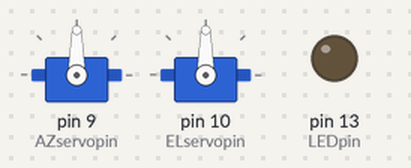
The sketch below on a simulated Arduino Uno, built with avr-gcc and run on an emulated ATmega328P. On the bench: 2 × servo, output pins drawn as LEDs (lit = HIGH). What the sketch prints to the serial monitor is not drawn.

Above: at 0.1 s.
At 1.6 s:
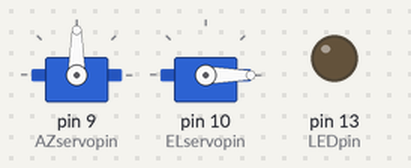
Timing chart, 0 to 3.1 s (numbered marks = the images above):
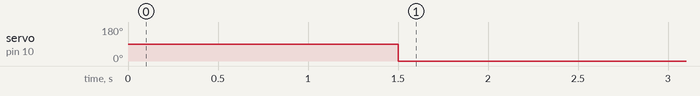

The sketch:

tracker.ino
```cpp
// Program to drive two RC servomotors to point an antenna to
// a requested azimuth/elevation position.

// By Andrew Errington ZL3AME
// December 2012

// This software was originally written to work in conjunction
// with 'predict' by KD2BD to track satellites.  'predict' sends
// AZ/EL position requests in a string via a serial port.  The
// string format is "AZnnn.n ELnn.n"

// AZ is 0-359 degrees.  0 is true North
// EL is 0-90 degrees.  0 is horizontal, 90 is vertical.

// We use two servomotors with 180 degree resolution, mounted
// perpendicular to each other.  Although they only have 180
// degrees of movement we can cover 360 degrees of azimuth by
// utilising the 180 - 90 degrees half of the elevation servo's
// range to point at the 'other side'.

// The Futaba S3001 servos operate like this (view from above):

//          90
//          |
// 180 -    *    - 0

// Initialise by moving to AZ/EL 0/0.  This should set the
// azimuth servo to 90 degrees and the elevation servo to
// 0 degrees.

// This should make the beam point horizontally due N.  Use a
// compass and level to verify this.

// Enter main loop
// Get AZ/EL from serial port.  Expect it no more than once per
// second.  Optionally, when data feed stops, move to AZ/EL 0/0
// after a timeout

// If AZ or EL movement is a large distance from previous AZ/EL
// then make smaller intermediate steps.

#include <Servo.h>

// Azimuth and Elevation servo objects
Servo AZservo;
Servo ELservo;

// Azimuth and Elevation servo pins
int AZservopin=9;
int ELservopin=10;

// Servo min/max timing values in microseconds
// XXservomin is 0 degrees, XXservomax is 180 degrees
// XXservo_zero_is_min records the physical location of
// 0 degrees, i.e. whether the min value represents 0 degrees
// fixme: store these in Flash and make then configurable via
// the serial interface
int ELservomin = 620;
int ELservomax = 2330;
int ELservo_zero_is_min=true;

int AZservomin = 670;
int AZservomax = 2450;
int AZservo_zero_is_min=false;

int slot_time_ms = 100;  // How often we check for serial data
int reset_timer = 0;     // Timeout timer if there is no data
int reset_limit_ms = 30000;  // Move to 0/0 after this time

int minAZperslot = 3;   // Small servo movement permitted
int minELperslot = 3;
int maxAZperslot = 15;  // Large servo movement permitted
int maxELperslot = 15;

int LEDpin = 13;  // Use the on-board LED

void setup()
{
  pinMode(LEDpin, OUTPUT);
  digitalWrite(LEDpin,LOW);
  Serial.begin(9600);
  AZservo.attach(AZservopin,AZservomin,AZservomax);
  ELservo.attach(ELservopin,ELservomin,ELservomax);

  // Drive servos to AZ/EL 0/0, due North, 0 degrees above horizon.
  // This corresponds to 90 degress on the azimuth servo and
  // 0 degrees on the elevation servo
  delay(1000);
  driveAZ(90);  // AZ servo to midpoint
  delay(500);
  driveEL(0);   // EL servo horizontal
}

void loop()
{

  // Variables for requested antenna position
  static int AZ=0;  // Antenna position is set to 0/0 by setup()
  static int EL=0;

  // Variables for calculated servo positions
  static int AZservo_pos=90;  // AL servo at 90 degrees by setup()
  static int ELservo_pos=0;   // EL servo at 0 degrees by setup()

  static int last_AZservo_pos=90;
  static int last_ELservo_pos=0;

  int new_servo_pos;

  // Listen to serial port for "AZnnn.nn ELnn.nn" messages.
  // We can discard the decimal part.

  while (Serial.available() > 0)
  {
    if (Serial.read() != 'A')
    {
      break;
    }
    // We got "A".  Assume it is the beginning of the string.
    digitalWrite(LEDpin,HIGH);
    reset_timer=0;
    // look for the next valid integer in the incoming data
    AZ = (int)Serial.parseFloat();
    // do it again:
    EL = (int)Serial.parseFloat();

    Serial.print("Requested AZ:");
    Serial.print(AZ);
    Serial.print("\n");
    Serial.print("Requested EL:");
    Serial.print(EL);
    Serial.print("\n");

    digitalWrite(LEDpin,LOW);
  }

  // Convert the requested antenna position to servo positions
  translateAZEL(AZ,EL,&AZservo_pos,&ELservo_pos);

  // Allow small movements.  Limit large movements.
  if (abs(last_AZservo_pos-AZservo_pos)<minAZperslot)
  {
    last_AZservo_pos = AZservo_pos;
  }
  else
  {
    new_servo_pos = (last_AZservo_pos+AZservo_pos)/2;
    if (abs(new_servo_pos-AZservo_pos)>maxAZperslot)
    {
      if (new_servo_pos > last_AZservo_pos)
      {
        last_AZservo_pos += maxAZperslot;
      }
      else
      {
        last_AZservo_pos -= maxAZperslot;
      }
    }
    else
    {
      last_AZservo_pos = new_servo_pos;
    }
  }

  if (abs(last_ELservo_pos-ELservo_pos)<minELperslot)
  {
    last_ELservo_pos = ELservo_pos;
  }
  else
  {
    new_servo_pos = (last_ELservo_pos+ELservo_pos)/2;
    if (abs(new_servo_pos-ELservo_pos)>maxELperslot)
    {
      if (new_servo_pos > last_ELservo_pos)
      {
        last_ELservo_pos += maxELperslot;
      }
      else
      {
        last_ELservo_pos -= maxELperslot;
      }
    }
    else
    {
      last_ELservo_pos = new_servo_pos;
    }
  }

  driveAZ(last_AZservo_pos);
  driveEL(last_ELservo_pos);

  delay(slot_time_ms);

  reset_timer+=slot_time_ms;

  if (reset_timer>reset_limit_ms)
  {
    reset_timer=0;
    AZ=0;  // Move to due North (AZ/EL 0/0)
    EL=0;
  }

}

void translateAZEL(int AZ, int EL, int *AZservo_pos, int *ELservo_pos)
{
// Convert requested AZ/EL values into servo angles.
// AZ ranges from 0-359, but our AZ servo is only capable of 0-180.
// EL ranges from 0-90.  We use the EL range from 90-180 in conjunction
// with the AZ servo to flip over and point to 'the other side'.
  //print "Requested move to %d/%d"%(AZ,EL)

  AZ=AZ%360;
  EL=EL%360;
  if (EL>90)
  {
    EL=90;
  }

  // Calculate the destination quadrant.
  // 0 (NE) 0-89 degrees
  // 1 (SE) 90-179 degrees
  // 2 (SW) 180-269 degrees
  // 3 (NW) 270-359 degrees
  int quadrant = AZ/90;  // Integer division gives us 0,1,2 or 3

  switch (quadrant)
  {
    case 0:
      (*AZservo_pos)=90-AZ;
      (*ELservo_pos)=EL;
      break;
    case 1:
      (*AZservo_pos)=270-AZ;
      (*ELservo_pos)=180-EL;
      break;
    case 2:
      (*AZservo_pos)=270-AZ;
      (*ELservo_pos)=180-EL;
      break;
    case 3:
      (*AZservo_pos)=450-AZ;
      (*ELservo_pos)=EL;
      break;
  }

}

void driveEL(int EL)
{
  // Drive EL servo to an actual value 0-180 degrees
  Serial.print("Driving EL to ");
  Serial.print(EL);
  Serial.print("\n");
  if (ELservo_zero_is_min)
  {
    ELservo.write(EL);
  }
  else
  {
    ELservo.write(180-EL);
  }
}

void driveAZ(int AZ)
{
  // Drive AZ servo to an actual value 0-180 degrees
  Serial.print("Driving AZ to ");
  Serial.print(AZ);
  Serial.print("\n");
  if (AZservo_zero_is_min)
  {
    AZservo.write(AZ);
  }
  else
  {
    AZservo.write(180-AZ);
  }
}
```

Measured:
- by itself, servo on pin 10 (ELservopin): 90° → 0° at 1.5 s
